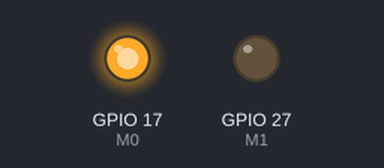
The program below on a simulated Raspberry Pi (BCM pin numbers). Shown: output pins drawn as LEDs (lit = HIGH). The clock reads 2024-03-15 10:24:30 at power-on unless the program sets it; what the program prints to the terminal is not drawn. At 13.1 s the program stops and its outputs stay as they are.

Above: at 0.1 s.
At 13.2 s:
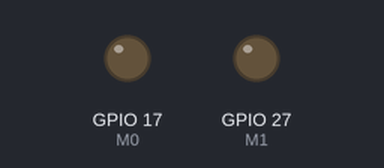
Timing chart, 0 to 14.6 s (numbered marks = the images above):
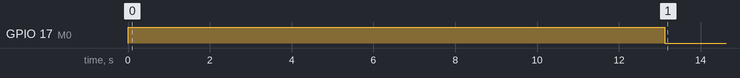

Measured:
- by itself, GPIO 17 (M0): LOW → HIGH at 0.00 s, → LOW 13.1 s later

The program:

prueba_solicitar_datos.py
```python
import serial
import time
import RPi.GPIO as GPIO

# Pines del E44
M0 = 17
M1 = 27
AUX = 22

# Configuración de pines
GPIO.setmode(GPIO.BCM)
GPIO.setup(M0, GPIO.OUT)
GPIO.setup(M1, GPIO.OUT)
GPIO.setup(AUX, GPIO.IN)

# Serial
ser = serial.Serial('/dev/serial0', 57600, timeout=2)

def set_mode(m0, m1):
    GPIO.output(M0, m0)
    GPIO.output(M1, m1)
    time.sleep(0.1)

def esperar_respuesta(mensaje_esperado, timeout=3):
    ser.flushInput()
    start = time.time()
    buffer = ""
    while time.time() - start < timeout:
        if ser.in_waiting:
            byte = ser.read().decode(errors='ignore')
            buffer += byte
            if mensaje_esperado in buffer:
                return True
    return False

def intentar_despertar(intentos=3, espera_entre_intentos=2):
    print("Cambiando a modo 1 (wake-up necesario)...")
    set_mode(GPIO.HIGH, GPIO.LOW)  # Modo 1

    for intento in range(1, intentos + 1):
        print(f"Intento {intento}: Enviando WAKE#")
        ser.write(b'WAKE#')

        if esperar_respuesta("READY#"):
            print("✓ Arduino respondió con READY#")
            return True
        else:
            print("✗ No hubo respuesta.")
            if intento < intentos:
                print(f"Esperando {espera_entre_intentos} segundos antes del próximo intento...")
                time.sleep(espera_entre_intentos)

    print("✗ Todos los intentos fallaron. No se pudo despertar al Arduino.")
    return False

try:
    if intentar_despertar():
        print("¡Arduino despierto! Puedes continuar con la comunicación.")
    else:
        print("No se logró establecer comunicación con el Arduino.")

except KeyboardInterrupt:
    print("Cancelado por el usuario.")

finally:
    ser.close()
    GPIO.cleanup()
```
